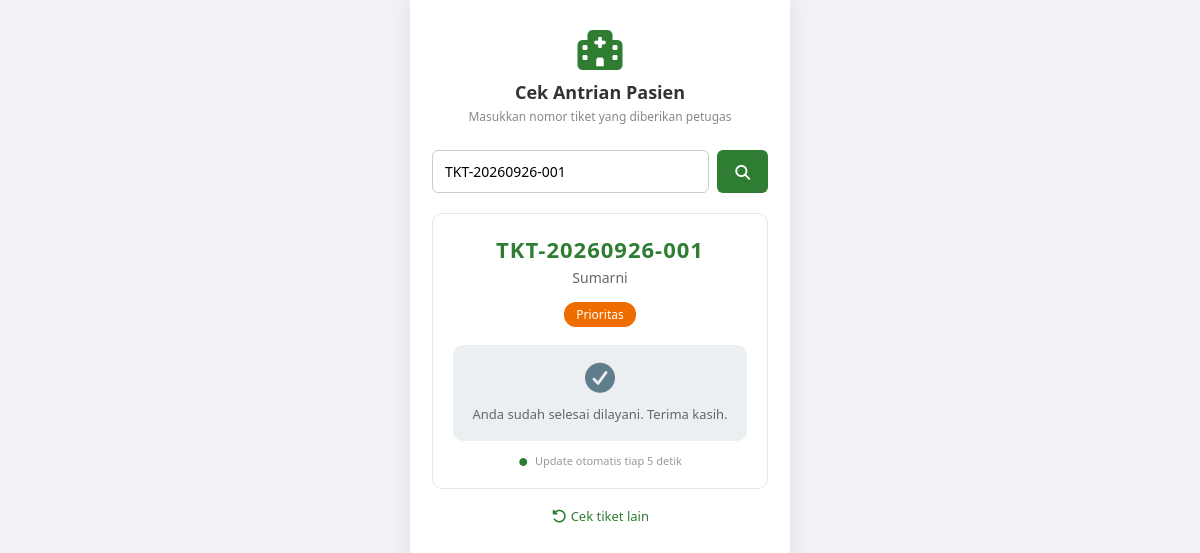
The app's page /cek-antrian.php?tiket=TKT-20260926-001 with its own data.
### tables this page shows
CREATE TABLE `pasien` (
  `id` int(11) NOT NULL,
  `no_tiket` varchar(20) NOT NULL,
  `nama` varchar(100) NOT NULL,
  `usia` int(11) NOT NULL,
  `no_hp` varchar(20) DEFAULT NULL,
  `keluhan` varchar(255) DEFAULT NULL,
  `kategori` enum('darurat','prioritas','reguler') NOT NULL DEFAULT 'reguler',
  `status` enum('menunggu','dipanggil','selesai') NOT NULL DEFAULT 'menunggu',
  `created_at` timestamp NOT NULL DEFAULT current_timestamp(),
  `updated_at` timestamp NULL DEFAULT NULL ON UPDATE current_timestamp()
);

### includes/fungsi_antrian.php (called while the page is built, shortened)
<?php
function ambilStatusPasien(PDO $pdo, string $tiket): array
{
    $stmt = $pdo->prepare("SELECT * FROM pasien WHERE no_tiket = ?");
    $stmt->execute([$tiket]);
    $pasien = $stmt->fetch();
    $posisi = null;
    return ['found' => true, 'pasien' => $pasien, 'posisi' => $posisi];
}

### cek-antrian.php (the view, shortened to what this page needs)
<?php
require_once 'config/database.php';
require_once 'includes/fungsi_antrian.php';
$tiket    = trim($_GET['tiket'] ?? '');
$notFound = false;
$pasien   = null;
$posisi   = null;
if ($tiket !== '') {
    $hasil = ambilStatusPasien($pdo, $tiket);
    if (!$hasil['found']) {
        $notFound = true;
    } else {
        $pasien = $hasil['pasien'];
        $posisi = $hasil['posisi'];
    }
}
?>
<!DOCTYPE html>
<html lang="id">
<head>
    <link rel="stylesheet" href="css/style.css">
    <link rel="stylesheet" href="css/pasien.css">
    <link rel="stylesheet" href="css/vendor/fontawesome/css/all.min.css">
</head>
<body class="center-page">
    <div class="phone-container">
        <div class="phone-header">
            <i class="fa-solid fa-hospital"></i>
            <h2>Cek Antrian Pasien</h2>
            <p>Masukkan nomor tiket yang diberikan petugas</p>
        </div>
        <form action="cek-antrian.php" method="GET" class="cari-tiket-form">
            <input
                type="text"
                name="tiket"
                placeholder="Contoh: TKT-20260926-001"
                value="<?= htmlspecialchars($tiket) ?>"
                required
            >
            <button type="submit"><i class="fa-solid fa-magnifying-glass"></i></button>
        </form>
        <?php if ($notFound): ?>
            <div class="alert-notfound">
                <i class="fa-solid fa-circle-exclamation"></i>
                Nomor tiket tidak ditemukan. Coba periksa kembali penulisannya.
            </div>
        <?php elseif ($pasien): ?>
            <div class="hasil-card">
                <div class="no-tiket"><?= htmlspecialchars($pasien['no_tiket']) ?></div>
                <div class="nama-pasien"><?= htmlspecialchars($pasien['nama']) ?></div>
                <span class="badge-kategori <?= $pasien['kategori'] ?>">
                    <?= ucfirst($pasien['kategori']) ?>
                </span>
                <div class="status-box <?= $pasien['status'] ?>" id="statusBox">
                    <i class="<?= $pasien['status'] === 'menunggu' ? 'fa-solid fa-hourglass-half' : ($pasien['status'] === 'dipanggil' ? 'fa-solid fa-bell' : 'fa-solid fa-circle-check') ?>" id="statusIcon"></i>
                    <div class="status-label" id="statusLabel">
                        <?php if ($pasien['status'] === 'menunggu'): ?>
                            <?= $posisi == 1 ? 'Anda antrian berikutnya' : "Ada $posisi pasien di depan Anda (termasuk Anda)" ?>
                        <?php elseif ($pasien['status'] === 'dipanggil'): ?>
                            Anda sedang dipanggil, silakan menuju ruang periksa.
                        <?php else: ?>
                            Anda sudah selesai dilayani. Terima kasih.
                        <?php endif; ?>
                    </div>
                </div>
                <p class="live-indicator" id="liveIndicator">
                    <i class="fa-solid fa-circle"></i> Update otomatis tiap 5 detik
                </p>
            </div>
            <a href="cek-antrian.php" class="cari-lagi">
                <i class="fa-solid fa-rotate-left"></i> Cek tiket lain
            </a>
        <?php endif; ?>
    </div>
</body>
</html>

### css/style.css (style rules this page uses)
* { margin: 0; padding: 0; box-sizing: border-box; font-family: 'Segoe UI', Arial, sans-serif; }
body { background-color: #f0f2f5; }
.center-page { min-height: 100vh; display: flex; align-items: center; justify-content: center; }

### css/pasien.css (style rules this page uses)
.phone-container { background-color: #ffffff; width: 100%; max-width: 380px; min-height: 100vh; padding: 30px 22px; box-shadow: 0 0 20px rgba(0, 0, 0, 0.08); }
.phone-header { text-align: center; margin-bottom: 25px; }
.phone-header i { font-size: 40px; color: #2e7d32; }
.phone-header h2 { font-size: 18px; color: #333333; margin-top: 10px; }
.phone-header p { font-size: 12px; color: #888888; margin-top: 4px; }
.cari-tiket-form { display: flex; gap: 8px; margin-bottom: 20px; }
.cari-tiket-form input { flex: 1; padding: 11px 12px; border: 1px solid #cccccc; border-radius: 6px; font-size: 14px; text-transform: uppercase; }
.cari-tiket-form button { background-color: #2e7d32; color: #ffffff; border: none; border-radius: 6px; padding: 0 16px; font-size: 15px; cursor: pointer; }
.hasil-card { border: 1px solid #e5e5e5; border-radius: 10px; padding: 20px; text-align: center; }
.hasil-card .no-tiket { font-size: 22px; font-weight: bold; color: #2e7d32; letter-spacing: 1px; margin-bottom: 4px; }
.hasil-card .nama-pasien { font-size: 14px; color: #666666; margin-bottom: 15px; }
.hasil-card .badge-kategori { display: inline-block; padding: 4px 12px; border-radius: 12px; font-size: 12px; color: #ffffff; margin-bottom: 18px; }
.badge-kategori.prioritas { background-color: #ef6c00; }
.status-box { padding: 18px 10px; border-radius: 10px; margin-bottom: 5px; }
.status-box.selesai { background-color: #eceff1; }
.status-box i { font-size: 30px; margin-bottom: 8px; }
.status-box.selesai i { color: #607d8b; }
.status-box .status-label { font-size: 13px; color: #666666; margin-top: 4px; }
.cari-lagi { display: block; text-align: center; margin-top: 18px; font-size: 13px; color: #2e7d32; text-decoration: none; }
.live-indicator { text-align: center; font-size: 11px; color: #999999; margin-top: 12px; }
.live-indicator i { font-size: 8px; color: #2e7d32; animation: blink 1.5s infinite; margin-right: 4px; }

### records on screen
pasien: no_tiket "TKT-20260926-001", nama "Sumarni", kategori "Prioritas"
